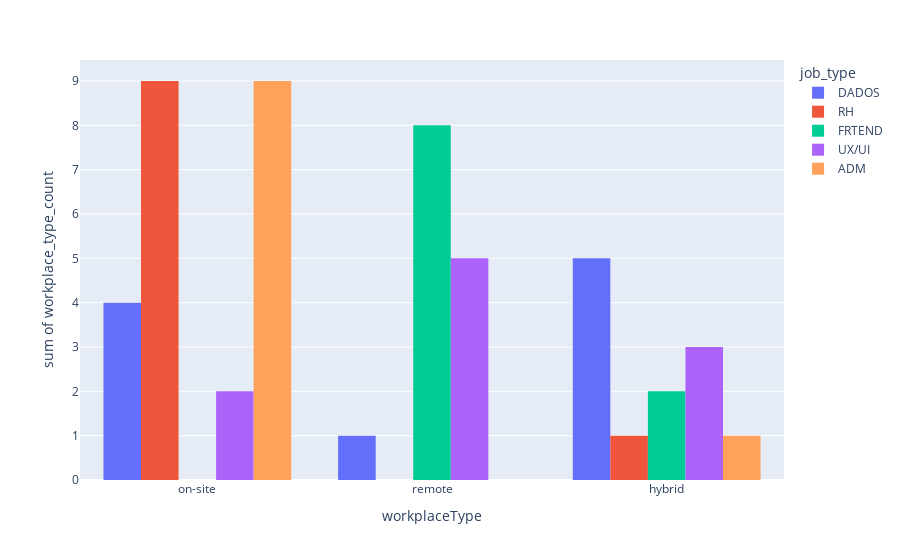

The notebook cell this image was saved under:
### Code cell
fig2 = px.histogram(
    df_jobs_workplace_type_count,
    x= 'workplaceType',
    y = 'workplace_type_count',
    color='job_type',
    barmode='group'
)
fig2

### Figure 1 — Plotly figure (JSON) as saved in the notebook; plotly's stock layout.template omitted (floating-point values rounded to 4 significant figures)
{"data": [{"alignmentgroup": "True", "bingroup": "x", "histfunc": "sum", "hovertemplate": "job_type=DADOS<br>workplaceType=%{x}<br>sum of workplace_type_count=%{y}<extra></extra>", "legendgroup": "DADOS", "marker": {"color": "#636efa", "pattern": {"shape": ""}}, "name": "DADOS", "offsetgroup": "DADOS", "orientation": "v", "showlegend": true, "type": "histogram", "x": ["on-site", "remote", "on-site", "hybrid", "hybrid", "hybrid", "hybrid", "on-site", "hybrid", "on-site"], "xaxis": "x", "y": [1, 1, 1, 1, 1, 1, 1, 1, 1, 1], "yaxis": "y"}, {"alignmentgroup": "True", "bingroup": "x", "histfunc": "sum", "hovertemplate": "job_type=RH<br>workplaceType=%{x}<br>sum of workplace_type_count=%{y}<extra></extra>", "legendgroup": "RH", "marker": {"color": "#EF553B", "pattern": {"shape": ""}}, "name": "RH", "offsetgroup": "RH", "orientation": "v", "showlegend": true, "type": "histogram", "x": ["on-site", "on-site", "on-site", "on-site", "on-site", "on-site", "hybrid"], "xaxis": "x", "y": [1, 1, 1, 3, 1, 2, 1], "yaxis": "y"}, {"alignmentgroup": "True", "bingroup": "x", "histfunc": "sum", "hovertemplate": "job_type=FRTEND<br>workplaceType=%{x}<br>sum of workplace_type_count=%{y}<extra></extra>", "legendgroup": "FRTEND", "marker": {"color": "#00cc96", "pattern": {"shape": ""}}, "name": "FRTEND", "offsetgroup": "FRTEND", "orientation": "v", "showlegend": true, "type": "histogram", "x": ["remote", "hybrid", "hybrid"], "xaxis": "x", "y": [8, 1, 1], "yaxis": "y"}, {"alignmentgroup": "True", "bingroup": "x", "histfunc": "sum", "hovertemplate": "job_type=UX/UI<br>workplaceType=%{x}<br>sum of workplace_type_count=%{y}<extra></extra>", "legendgroup": "UX/UI", "marker": {"color": "#ab63fa", "pattern": {"shape": ""}}, "name": "UX/UI", "offsetgroup": "UX/UI", "orientation": "v", "showlegend": true, "type": "histogram", "x": ["remote", "on-site", "on-site", "hybrid"], "xaxis": "x", "y": [5, 1, 1, 3], "yaxis": "y"}, {"alignmentgroup": "True", "bingroup": "x", "histfunc": "sum", "hovertemplate": "job_type=ADM<br>workplaceType=%{x}<br>sum of workplace_type_count=%{y}<extra></extra>", "legendgroup": "ADM", "marker": {"color": "#FFA15A", "pattern": {"shape": ""}}, "name": "ADM", "offsetgroup": "ADM", "orientation": "v", "showlegend": true, "type": "histogram", "x": ["on-site", "on-site", "on-site", "on-site", "on-site", "on-site", "hybrid"], "xaxis": "x", "y": [1, 1, 1, 3, 1, 2, 1], "yaxis": "y"}], "layout": {"barmode": "group", "legend": {"title": {"text": "job_type"}, "tracegroupgap": 0}, "margin": {"t": 60}, "xaxis": {"anchor": "y", "domain": [0, 1], "title": {"text": "workplaceType"}}, "yaxis": {"anchor": "x", "domain": [0, 1], "title": {"text": "sum of workplace_type_count"}}}}
